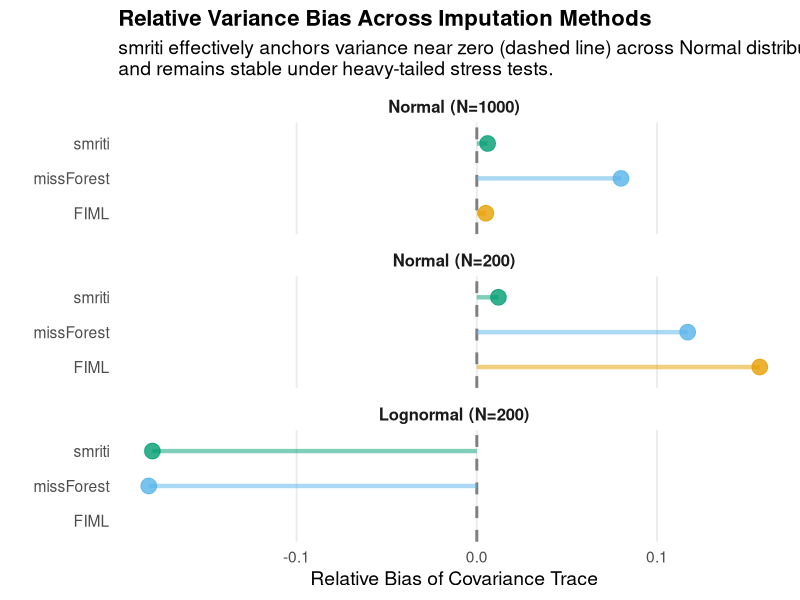

Here is the R script that generated this plot:
library(ggplot2)
library(dplyr)

# Reconstructing the simulation results data
results <- data.frame(
  Method = rep(c("missForest", "FIML", "smriti"), 3),
  Condition = c(rep("Normal (N=1000)", 3), rep("Normal (N=200)", 3), rep("Lognormal (N=200)", 3)),
  Bias = c(0.080, 0.005, 0.006,  # Normal 1000
           0.117, 0.157, 0.012,  # Normal 200
          -0.182, NA,   -0.180)  # Lognormal 200 (FIML fails/explodes here)
)

results$Condition <- factor(results$Condition, levels = c("Normal (N=1000)", "Normal (N=200)", "Lognormal (N=200)"))
results$Method <- factor(results$Method, levels = c("FIML", "missForest", "smriti"))

p <- ggplot(results, aes(x = Bias, y = Method, color = Method)) +
  geom_vline(xintercept = 0, linetype = "dashed", color = "gray50", size = 1) +
  geom_point(size = 5, alpha = 0.8) +
  geom_segment(aes(x = 0, xend = Bias, y = Method, yend = Method), size = 1.5, alpha = 0.5) +
  facet_wrap(~Condition, ncol = 1) +
  scale_color_manual(values = c("FIML" = "#E69F00", "missForest" = "#56B4E9", "smriti" = "#009E73")) +
  theme_minimal(base_size = 14) +
  theme(
    panel.grid.minor = element_blank(),
    panel.grid.major.y = element_blank(),
    strip.text = element_text(face = "bold", size = 12),
    legend.position = "none",
    plot.title = element_text(face = "bold", size = 16)
  ) +
  labs(
    title = "Relative Variance Bias Across Imputation Methods",
    subtitle = "smriti effectively anchors variance near zero (dashed line) across Normal distributions,\nand remains stable under heavy-tailed stress tests.",
    x = "Relative Bias of Covariance Trace",
    y = ""
  )

ggsave("smriti_simulation_results.pdf", plot = p, width = 8, height = 6, device = "pdf")
cat("Successfully generated smriti_simulation_results.pdf\n")
